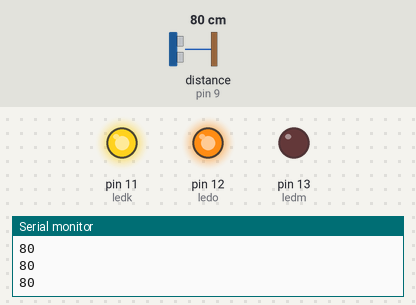
This sketch was run on a simulated Arduino Uno, built with avr-gcc and run on an emulated ATmega328P. On the bench: output pins drawn as LEDs (lit = HIGH), the last lines printed to the serial monitor. Wiring (from diagram.json): ultrasonic range finder: trigger pin 10; echo pin 9. The test bench sets the inputs (shaded band); at power-on: distance to the obstacle (sensor on pin 9) 80 cm. The echo pulse lasts 58.3 µs per cm; pins used as bus, display or sensor lines are not drawn.

Above: at 1.2 s.
1.3 s: distance to the obstacle (sensor on pin 9) set to 57 cm
2.8 s: distance to the obstacle (sensor on pin 9) set to 48 cm
At 3.5 s:
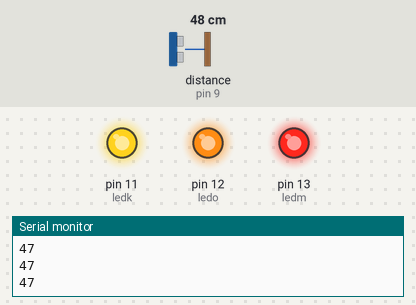
4.5 s: distance to the obstacle (sensor on pin 9) set to 120 cm
At 6.1 s:
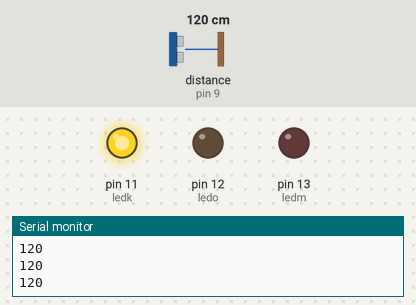
6.4 s: distance to the obstacle (sensor on pin 9) set to 105 cm
7.9 s: distance to the obstacle (sensor on pin 9) set to 97 cm
At 9.3 s:
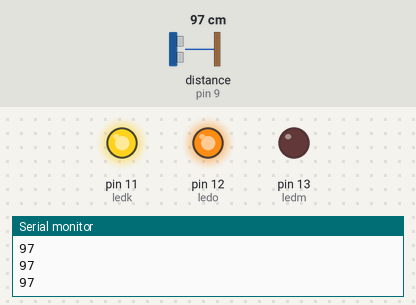
9.7 s: distance to the obstacle (sensor on pin 9) set to 2 cm
At 11.3 s:
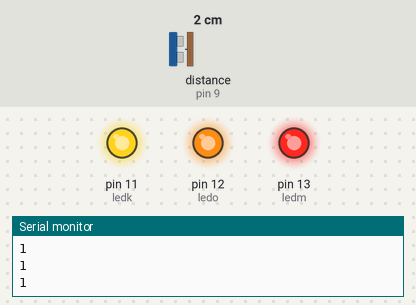
Timing chart, 0 to 12.5 s (numbered marks = the images above; inputs shaded):
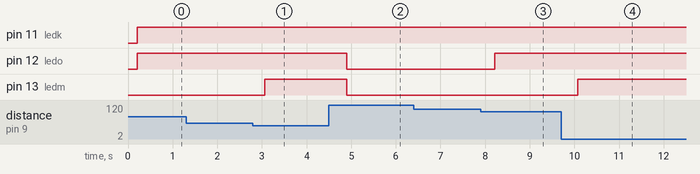

Measured:
- the behaviour switches between 52 and 51 cm on distance to the obstacle (sensor on pin 9) (found by bisection; images 0 and 1)
- the behaviour switches between 101 and 100 cm on distance to the obstacle (sensor on pin 9) (found by bisection; images 2 and 3)
- after the input at 2.8 s, pin 13 (ledm): LOW → HIGH after 0.27 s
- after the input at 4.5 s, pin 12 (ledo), pin 13 (ledm): HIGH → LOW after 0.40 s
- after the input at 7.9 s, pin 12 (ledo): LOW → HIGH after 0.32 s
- after the input at 9.7 s, pin 13 (ledm): LOW → HIGH after 0.37 s

The sketch:

sketch.ino
```cpp
int ledk = 11;
int ledo = 12;
int ledm = 13;
const int trigpin = 10;
const int echopin = 9;
long timer;
int jarak;

void setup() {
  // put your setup code here, to run once:
Serial.begin(9600);
pinMode(ledk, OUTPUT);
pinMode(ledo, OUTPUT);
pinMode(ledm, OUTPUT);
pinMode(trigpin, OUTPUT);
pinMode(echopin, INPUT);
}

void loop() {
  // put your main code here, to run repeatedly:
digitalWrite(trigpin, LOW);
delayMicroseconds(2);
digitalWrite(trigpin, HIGH);
delayMicroseconds(10);
digitalWrite(trigpin, LOW);

timer = pulseIn(echopin,HIGH);
jarak = timer/58;
Serial.println(jarak);
delay(200);

if (jarak >200){
  digitalWrite(ledk, LOW);
} else {
  digitalWrite(ledk, HIGH);
}
if (jarak >100){
  digitalWrite(ledo, LOW);
} else {
  digitalWrite(ledo, HIGH);
}
if (jarak >50){
  digitalWrite(ledm, LOW);
} else {
  digitalWrite(ledm, HIGH);
}

}
```
